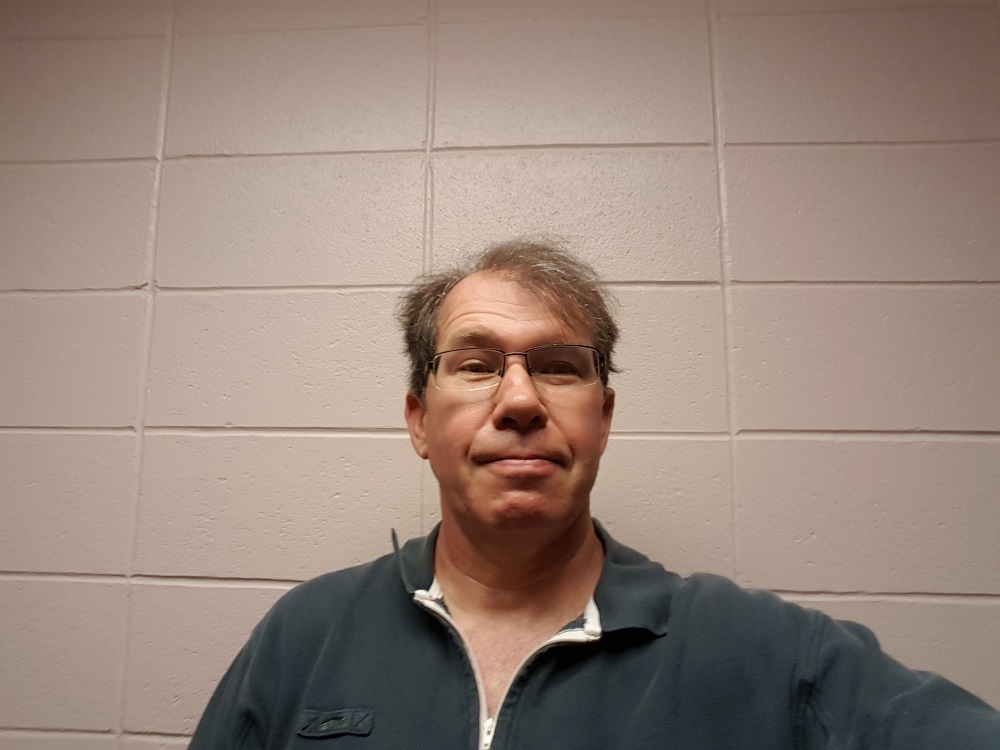
#> input picture In Class/selfie.jpg, 1000 x 750 px
$ python SelfieManip02.py
#> lines starting #> are read from the running program, lines starting #| are printed output that depends on the picture
#!/usr/bin/env python

import cv2
import numpy as np


filename = 'selfie.jpg'
def main():
    image = cv2.imread(filename)
#> image is the input picture: shape (750, 1000, 3); mean B, G, R 122.2, 132.6, 150.7
    rows=image.shape[0]
#> rows = 750
    cols=image.shape[1]
#> cols = 1000

    b = image[:,:,0]
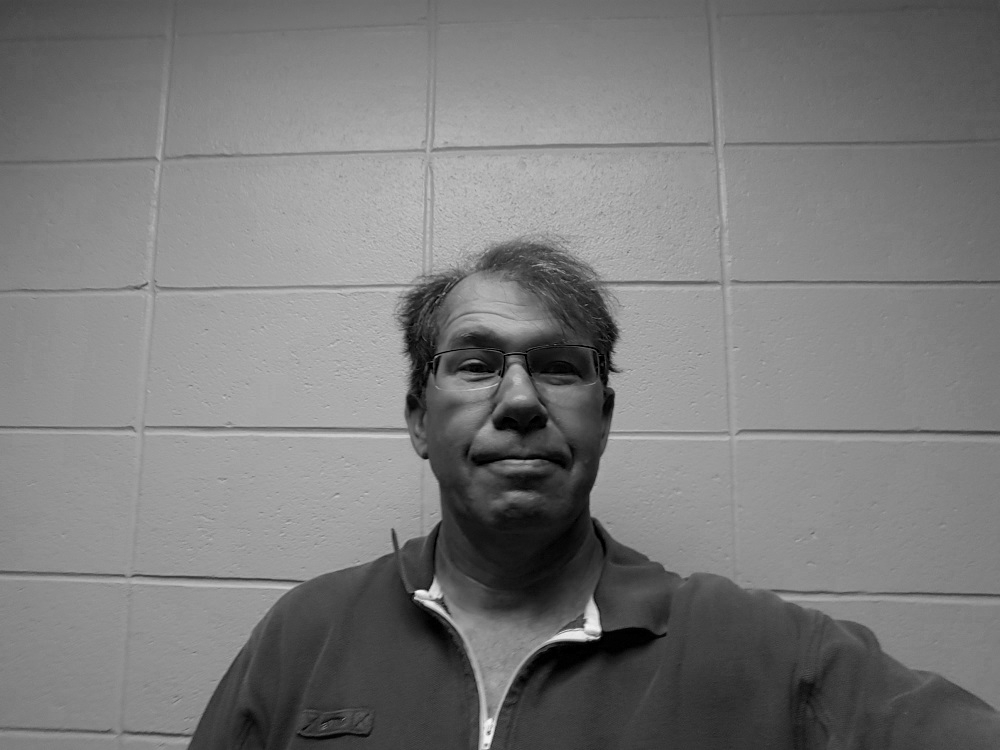
#> b: shape (750, 1000); min 0, max 249, mean 122.2
    g = image[:,:,1]
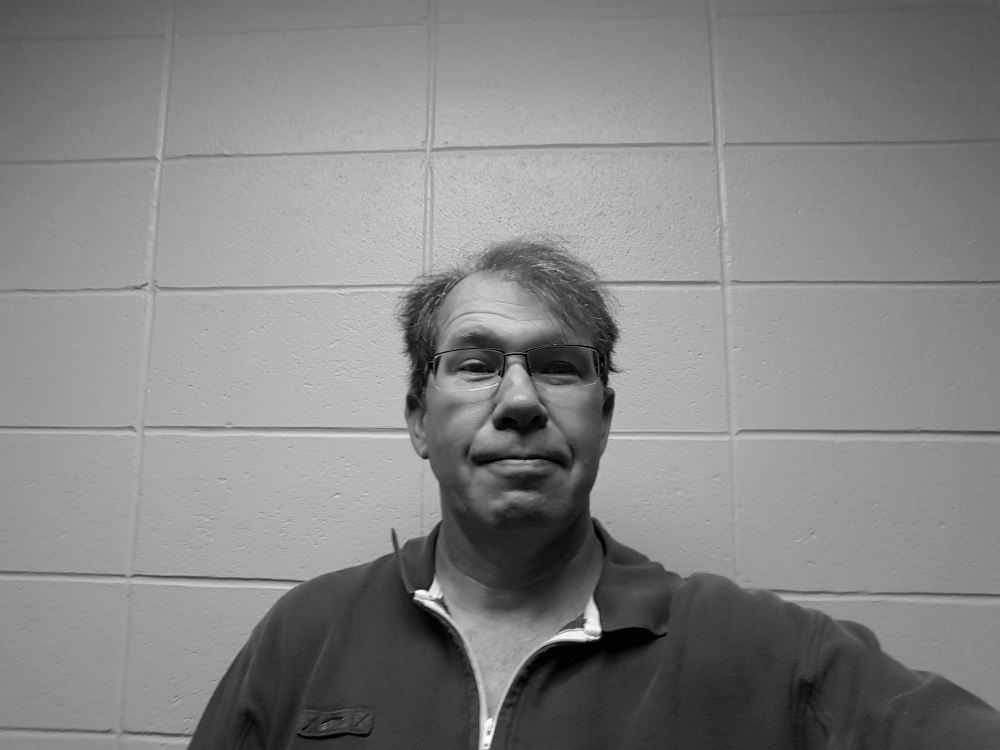
#> g: shape (750, 1000); min 0, max 255, mean 132.6
    r = image[:,:,2]
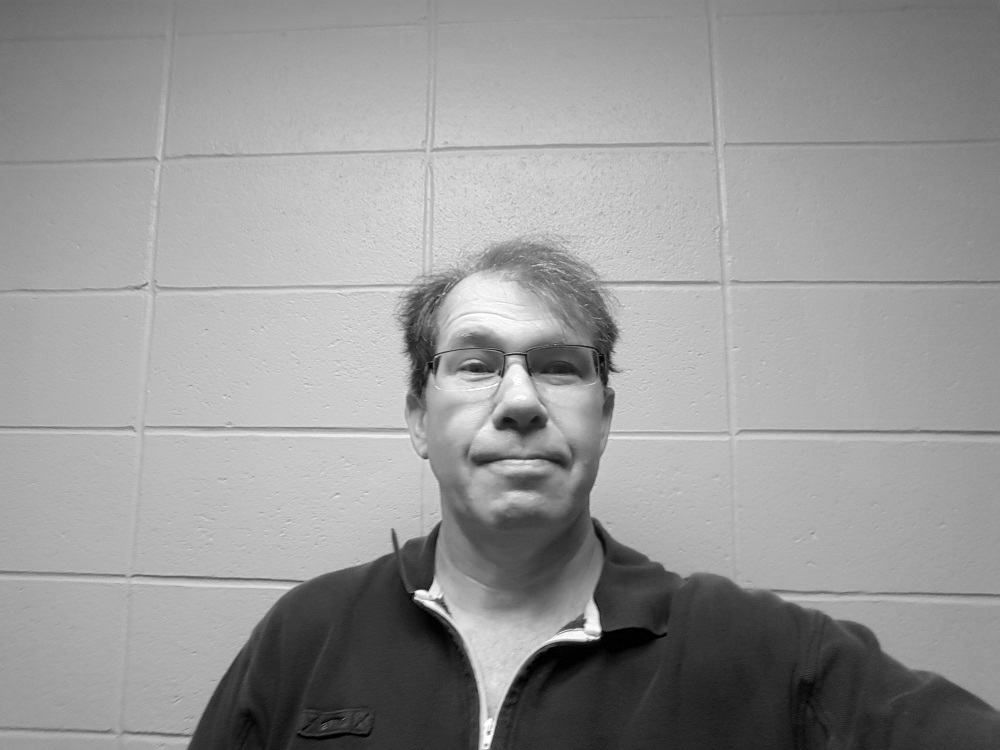
#> r: shape (750, 1000); min 0, max 255, mean 150.7
    black=np.zeros([rows,cols], dtype=np.uint8)
    white=np.full([rows,cols], 255, dtype=np.uint8)
    array = np.zeros((2*rows,3*cols,3), dtype='uint8')
    array[:rows,:cols]=np.dstack([b,black,black])
    array[:rows,cols:2*cols]=np.dstack([black,g,black])
    array[:rows,2*cols:3*cols]=np.dstack([black,black,r])
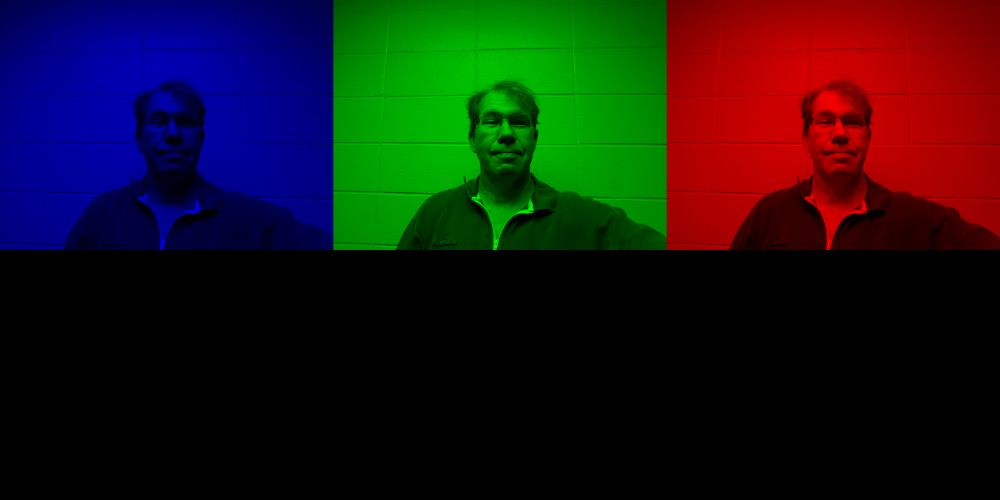
#> array: shape (1500, 3000, 3) (shown at 1/3 size); mean of channels 0, 1, 2 20.4, 22.1, 25.1; drawn as B, G, R
    array[rows:2*rows,:cols]=np.dstack([b,white,white])
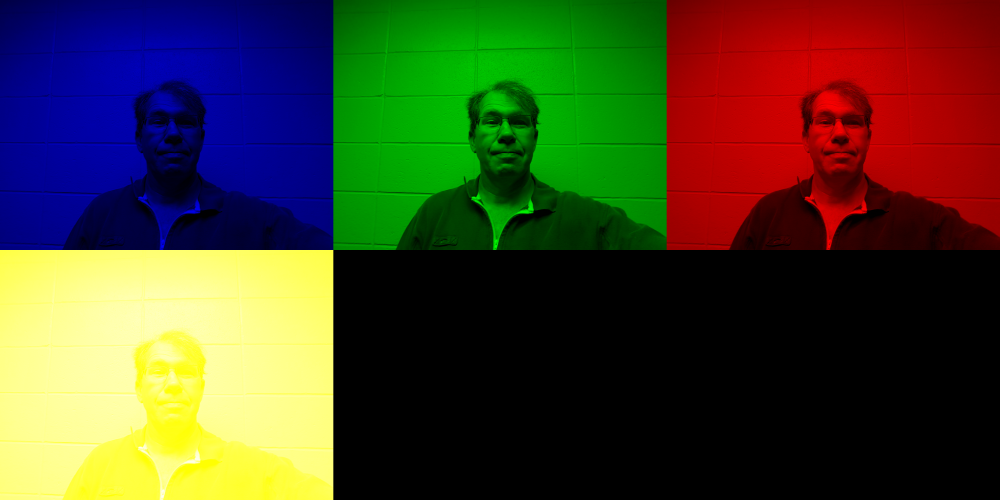
#> array: shape (1500, 3000, 3) (shown at 1/3 size); mean of channels 0, 1, 2 40.7, 64.6, 67.6; drawn as B, G, R
    array[rows:2*rows,cols:2*cols]=np.dstack([white,g,white])
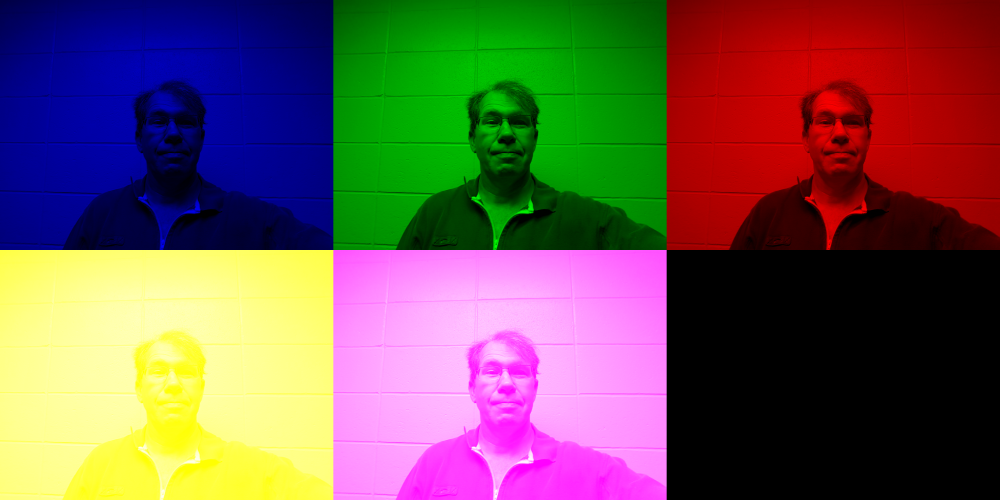
#> array: shape (1500, 3000, 3) (shown at 1/3 size); mean of channels 0, 1, 2 83.2, 86.7, 110.1; drawn as B, G, R
    array[rows:2*rows,2*cols:3*cols]=np.dstack([white,white,r])
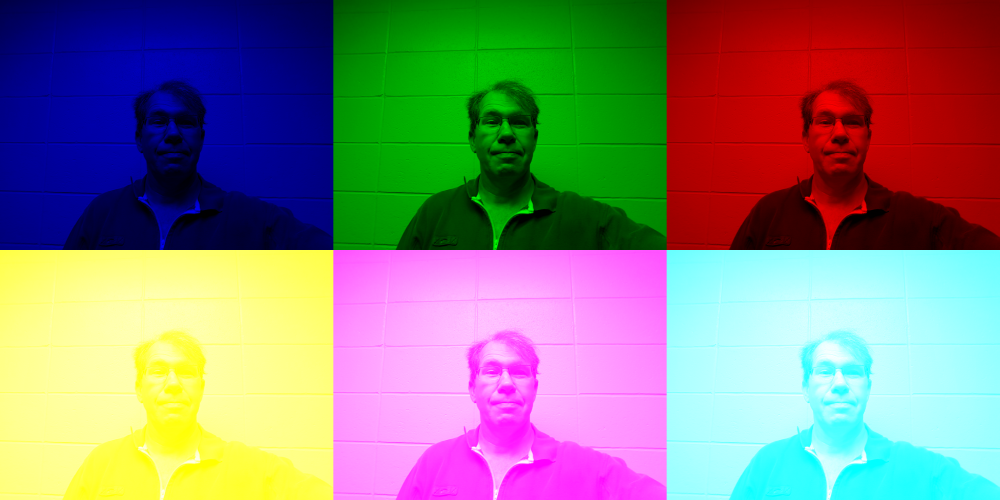
#> array: shape (1500, 3000, 3) (shown at 1/3 size); mean of channels 0, 1, 2 125.7, 129.2, 135.2; drawn as B, G, R


    cv2.namedWindow('Selfie bgr', cv2.WINDOW_NORMAL)
    cv2.imshow('Selfie bgr',array)
    cv2.waitKey(0)
    cv2.destroyAllWindows()

if __name__ == '__main__':
    main()

$ run again, with In Class/Building01.jpg copied over In Class/selfie.jpg
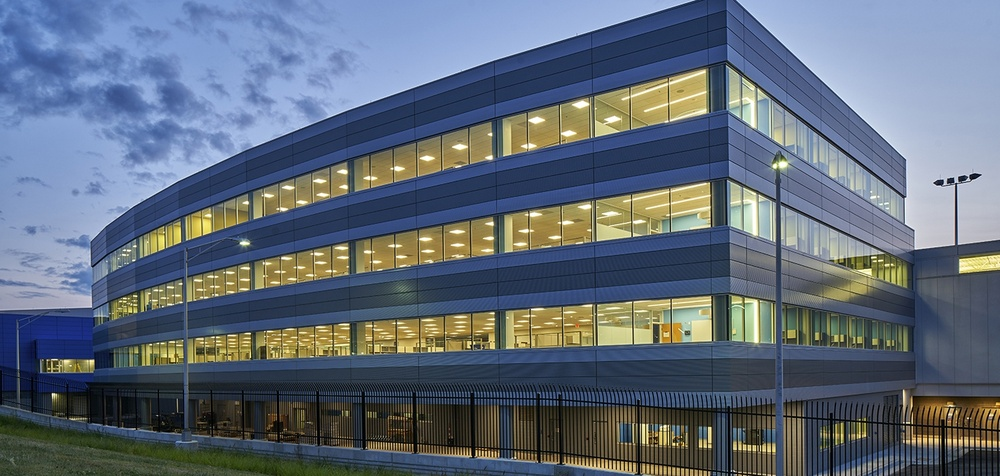
#> input picture In Class/Building01.jpg, 1000 x 476 px, shrunk from 1440 x 686 before the run
#> in main, image is the input picture: shape (476, 1000, 3); mean B, G, R 121.6, 107.3, 96.2
#> in main, `r = image[:,:,2]`:
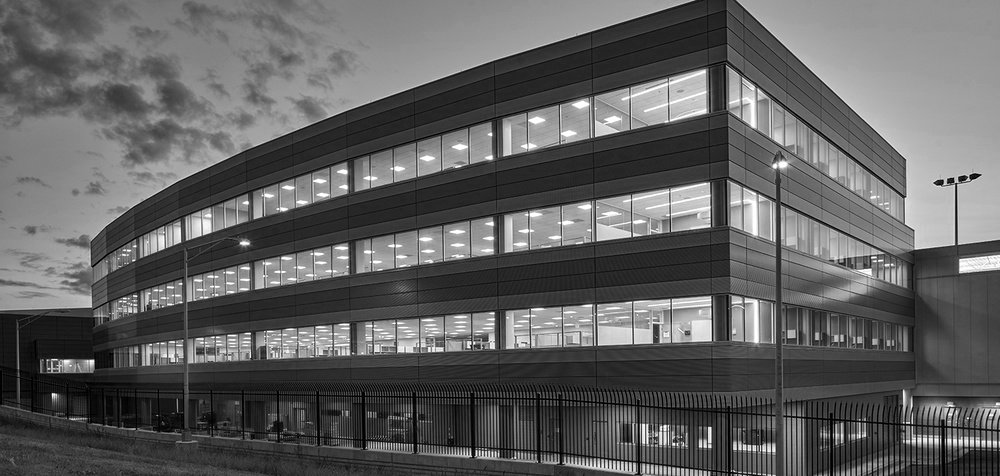
#> r: shape (476, 1000); min 0, max 255, mean 96.2
#> in main, `array[rows:2*rows,2*cols:3*cols]=np.dstack([white,white,r])`:
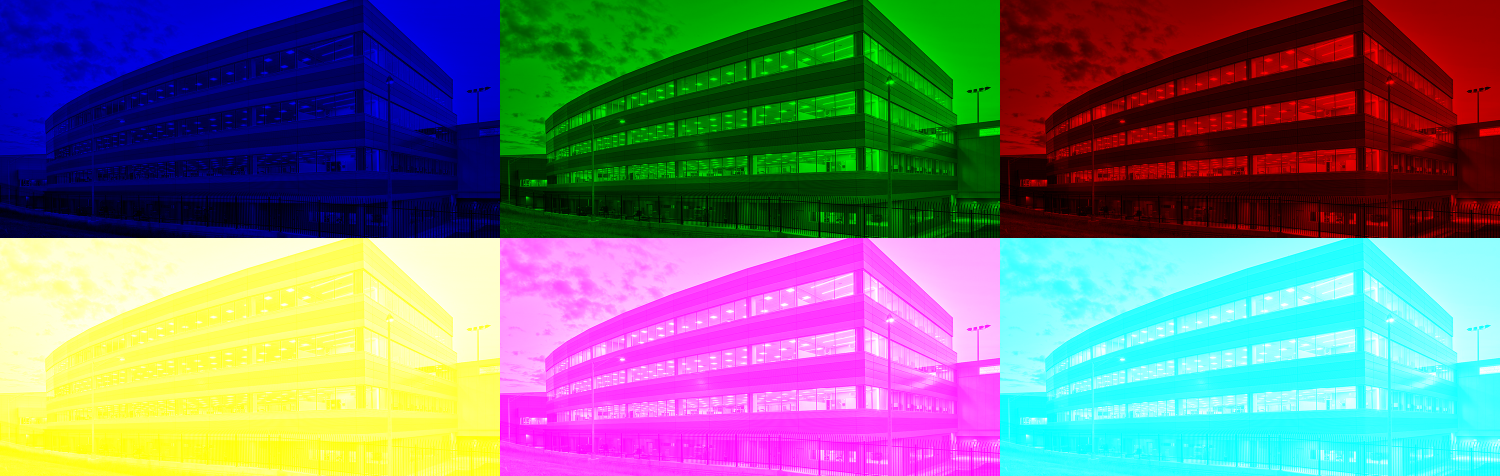
#> array: shape (952, 3000, 3) (shown at 1/2 size); mean of channels 0, 1, 2 125.5, 120.8, 117.1; drawn as B, G, R

$ run again, with In Class/Building02.jpg copied over In Class/selfie.jpg
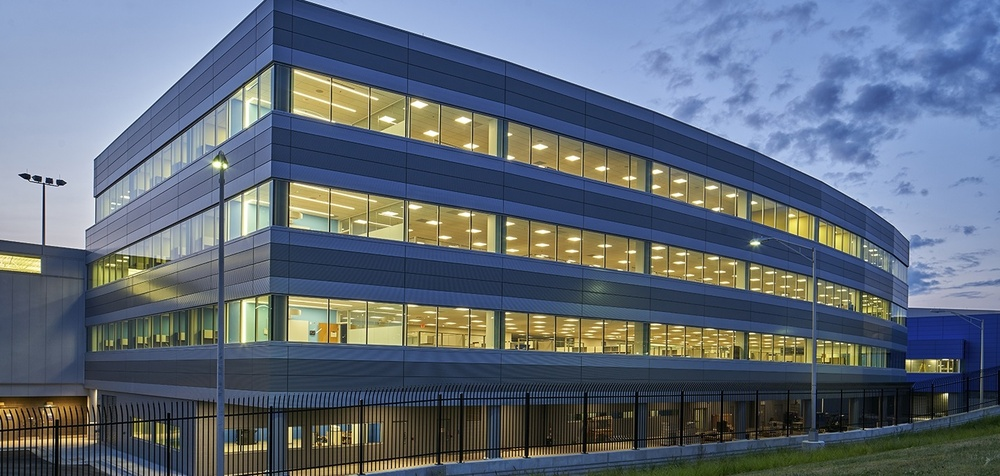
#> input picture In Class/Building02.jpg, 1000 x 476 px, shrunk from 1440 x 686 before the run
#> in main, image is the input picture: shape (476, 1000, 3); mean B, G, R 121.7, 107.3, 96.2
#> in main, `r = image[:,:,2]`:
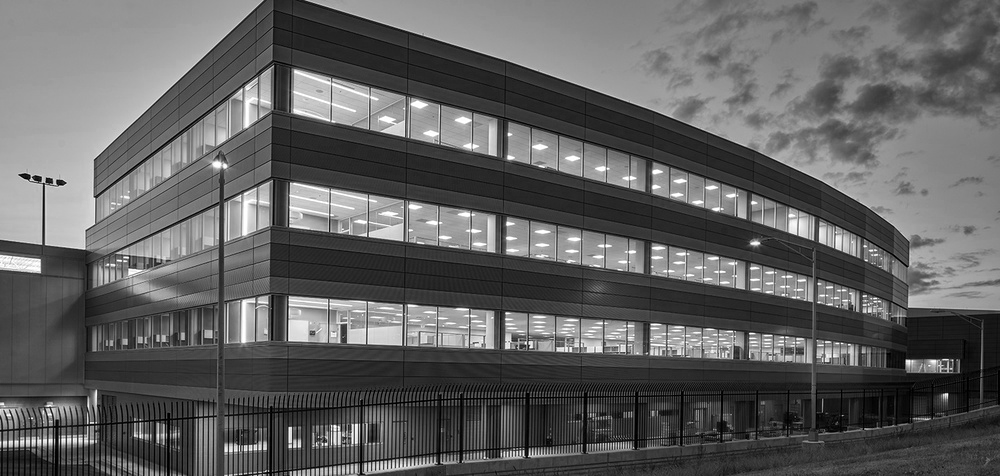
#> r: shape (476, 1000); min 0, max 255, mean 96.2
#> in main, `array[rows:2*rows,2*cols:3*cols]=np.dstack([white,white,r])`:
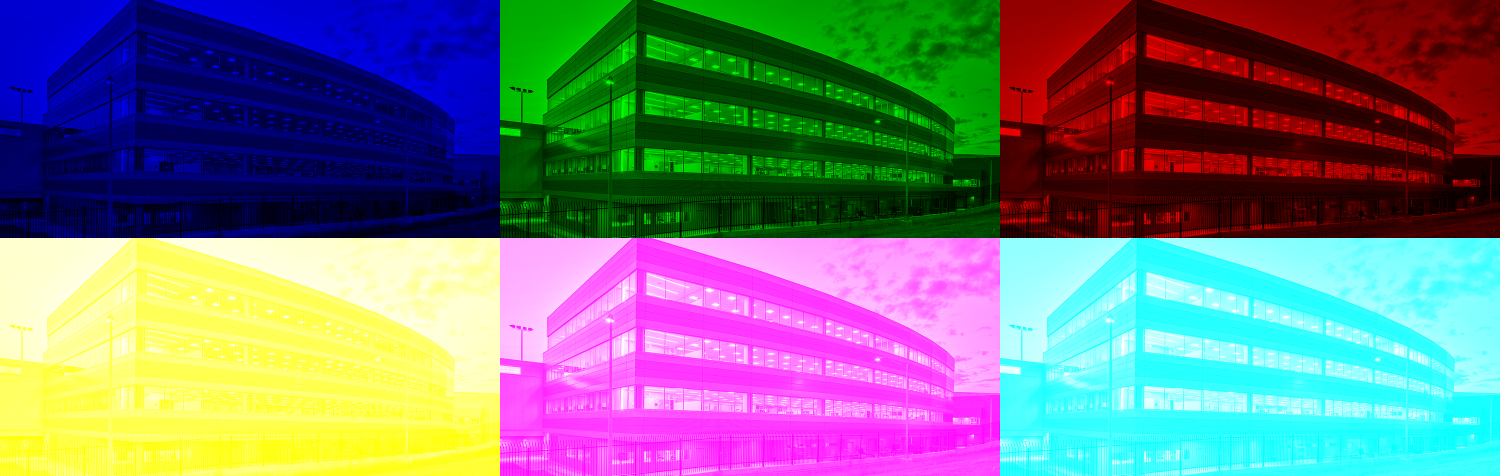
#> array: shape (952, 3000, 3) (shown at 1/2 size); mean of channels 0, 1, 2 125.6, 120.8, 117.1; drawn as B, G, R

$ run again, with In Class/EdBuilding01.jpg copied over In Class/selfie.jpg
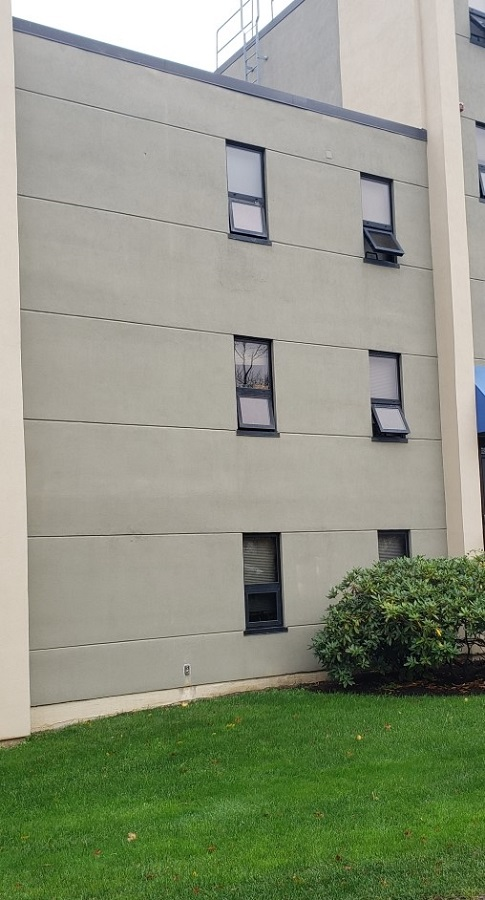
#> input picture In Class/EdBuilding01.jpg, 485 x 900 px
#> in main, image is the input picture: shape (900, 485, 3); mean B, G, R 128.6, 149.4, 142.6
#> in main, `array[rows:2*rows,2*cols:3*cols]=np.dstack([white,white,r])`:
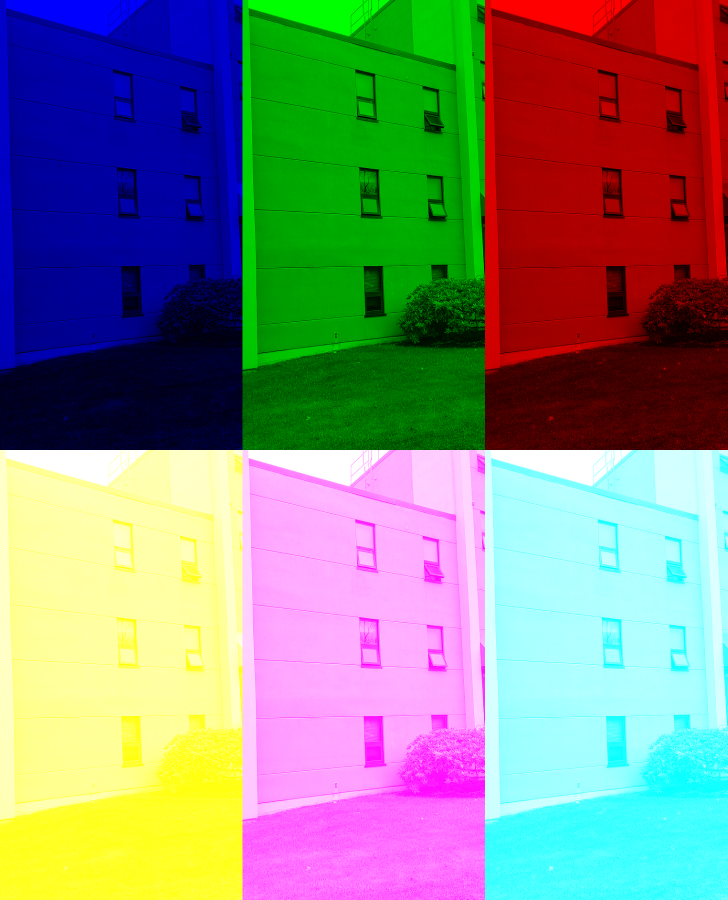
#> array: shape (1800, 1455, 3) (shown at 1/2 size); mean of channels 0, 1, 2 127.9, 134.8, 132.5; drawn as B, G, R
